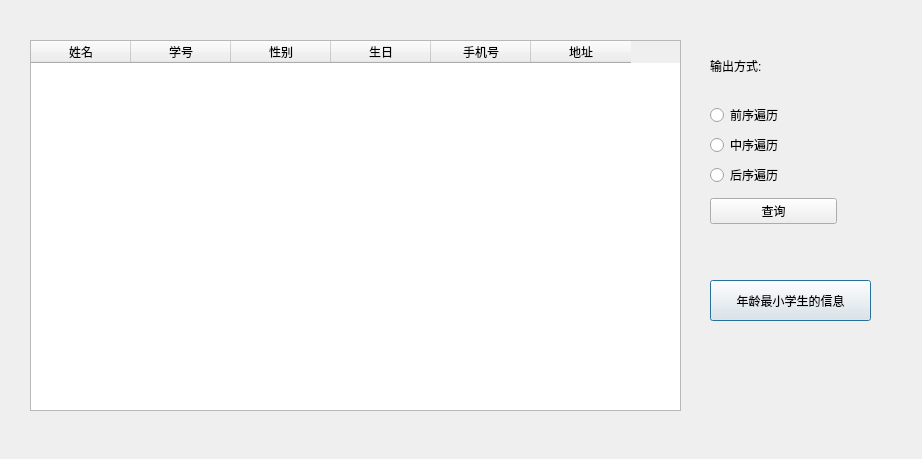
<?xml version="1.0" encoding="UTF-8"?>
<ui version="4.0">
 <class>DisplayWindow</class>
 <widget class="QDialog" name="DisplayWindow">
  <property name="geometry">
   <rect>
    <x>0</x>
    <y>0</y>
    <width>922</width>
    <height>459</height>
   </rect>
  </property>
  <property name="windowTitle">
   <string>显示所有信息</string>
  </property>
  <widget class="QTableWidget" name="tableWidget">
   <property name="geometry">
    <rect>
     <x>30</x>
     <y>40</y>
     <width>651</width>
     <height>371</height>
    </rect>
   </property>
   <column>
    <property name="text">
     <string>姓名</string>
    </property>
   </column>
   <column>
    <property name="text">
     <string>学号</string>
    </property>
   </column>
   <column>
    <property name="text">
     <string>性别</string>
    </property>
   </column>
   <column>
    <property name="text">
     <string>生日</string>
    </property>
   </column>
   <column>
    <property name="text">
     <string>手机号</string>
    </property>
   </column>
   <column>
    <property name="text">
     <string>地址</string>
    </property>
   </column>
  </widget>
  <widget class="QLabel" name="label_prompt">
   <property name="geometry">
    <rect>
     <x>710</x>
     <y>40</y>
     <width>111</width>
     <height>51</height>
    </rect>
   </property>
   <property name="styleSheet">
    <string notr="true">font: 14pt &quot;黑体&quot;;</string>
   </property>
   <property name="text">
    <string>输出方式:</string>
   </property>
  </widget>
  <widget class="QFontComboBox" name="fontComboBox">
   <property name="geometry">
    <rect>
     <x>-190</x>
     <y>610</y>
     <width>279</width>
     <height>22</height>
    </rect>
   </property>
  </widget>
  <widget class="QPushButton" name="pushButton_YoungestStu">
   <property name="geometry">
    <rect>
     <x>710</x>
     <y>280</y>
     <width>161</width>
     <height>41</height>
    </rect>
   </property>
   <property name="text">
    <string>年龄最小学生的信息</string>
   </property>
  </widget>
  <widget class="QWidget" name="">
   <property name="geometry">
    <rect>
     <x>710</x>
     <y>98</y>
     <width>127</width>
     <height>131</height>
    </rect>
   </property>
   <layout class="QVBoxLayout" name="verticalLayout_2">
    <item>
     <layout class="QVBoxLayout" name="verticalLayout">
      <item>
       <widget class="QRadioButton" name="radioButton_preOrder">
        <property name="styleSheet">
         <string notr="true">font: 14pt &quot;楷体&quot;;</string>
        </property>
        <property name="text">
         <string>前序遍历</string>
        </property>
        <attribute name="buttonGroup">
         <string notr="true">buttonGroup</string>
        </attribute>
       </widget>
      </item>
      <item>
       <widget class="QRadioButton" name="radioButton_inOrder">
        <property name="styleSheet">
         <string notr="true">font: 14pt &quot;楷体&quot;;</string>
        </property>
        <property name="text">
         <string>中序遍历</string>
        </property>
        <attribute name="buttonGroup">
         <string notr="true">buttonGroup</string>
        </attribute>
       </widget>
      </item>
      <item>
       <widget class="QRadioButton" name="radioButton_postOrder">
        <property name="styleSheet">
         <string notr="true">font: 14pt &quot;楷体&quot;;</string>
        </property>
        <property name="text">
         <string>后序遍历</string>
        </property>
        <attribute name="buttonGroup">
         <string notr="true">buttonGroup</string>
        </attribute>
       </widget>
      </item>
     </layout>
    </item>
    <item>
     <widget class="QPushButton" name="pushButton_display">
      <property name="text">
       <string>查询</string>
      </property>
     </widget>
    </item>
   </layout>
  </widget>
 </widget>
 <resources/>
 <connections/>
 <buttongroups>
  <buttongroup name="buttonGroup"/>
 </buttongroups>
</ui>
